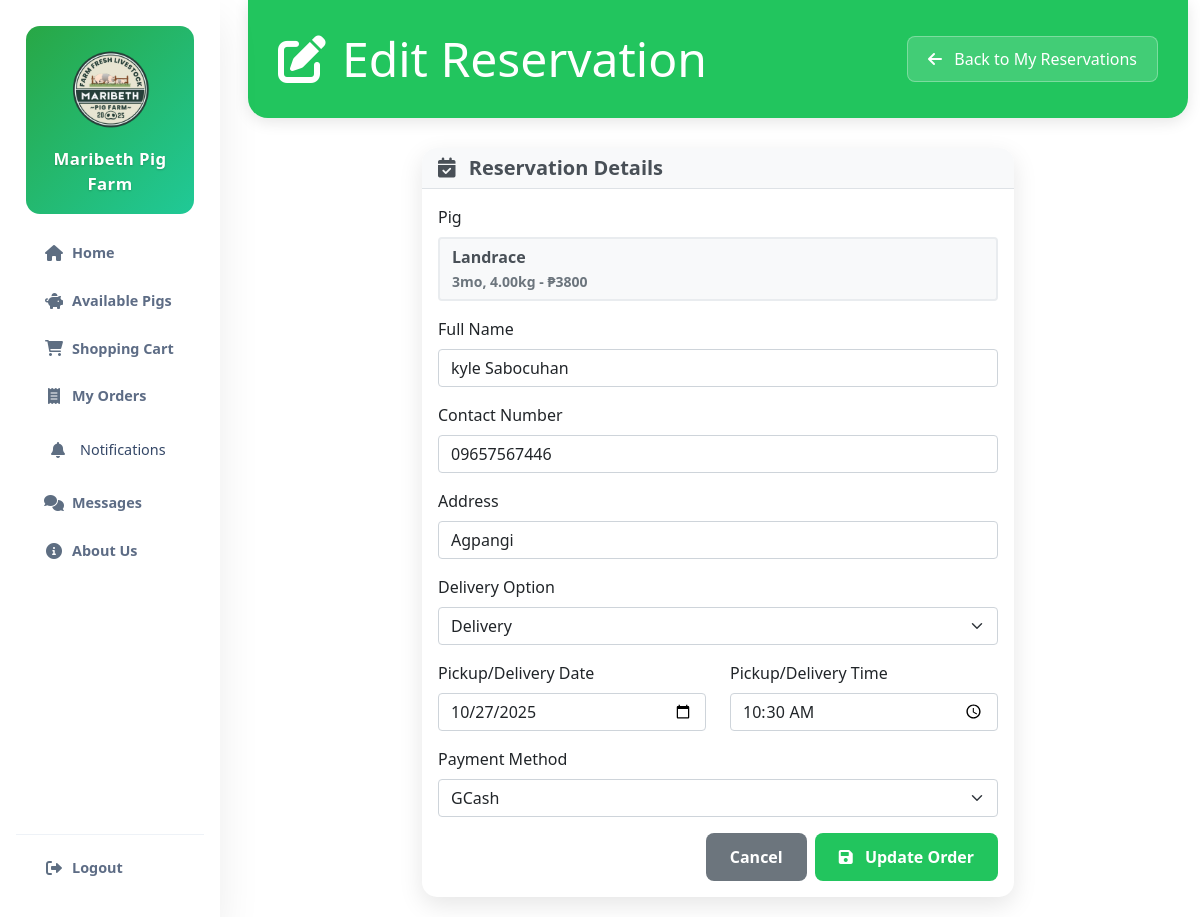
The app's page /my-reservations/edit/18/ (signed in) with its own data.
### myapp/models.py (models this page shows, shortened)
class Reservation(models.Model):
    DELIVERY_CHOICES = [
        ('home', 'Delivery'),
        ('pickup', 'Pick up at Farm'),
    ]
    PAYMENT_CHOICES = [
        ('cash', 'Cash'),
        ('gcash', 'GCash'),
    ]
    STATUS_CHOICES = [
        ('pending', 'Placed Order'),
        ('accepted', 'Placed Order'),
        ('completed', 'Completed'),
    ]
    user = models.ForeignKey(User, on_delete=models.CASCADE)
    pig = models.ForeignKey(Pig, on_delete=models.CASCADE)
    fullname = models.CharField(max_length=200)
    contact_number = models.CharField(max_length=17)
    address = models.TextField()
    delivery_option = models.CharField(max_length=10, choices=DELIVERY_CHOICES)
    payment_method = models.CharField(max_length=10, choices=PAYMENT_CHOICES)
    down_payment = models.DecimalField(max_digits=10, decimal_places=2, default=0.00, help_text="Required down payment amount")
    proof_of_payment = models.ImageField(upload_to='payment_proofs/', blank=True, null=True)
    pickup_date = models.DateField(help_text="Date when pig will be picked up or delivered", null=True, blank=True)
    pickup_time = models.TimeField(help_text="Time when pig will be picked up or delivered", null=True, blank=True)
    status = models.CharField(max_length=10, choices=STATUS_CHOICES, default='pending')
    is_paid = models.BooleanField(default=False, help_text="Indicates if the customer has paid for this reservation")
    created_at = models.DateTimeField(auto_now_add=True)
    updated_at = models.DateTimeField(auto_now=True)

class Pig(models.Model):
    SEX_CHOICES = [
        ('M', 'Male'),
        ('F', 'Female'),
    ]
    BREED_CHOICES = [
        ('Yorkshire', 'Yorkshire'),
        ('Landrace', 'Landrace'),
        ('Duroc', 'Duroc'),
        ('Hampshire', 'Hampshire'),
        ('Pietrain', 'Pietrain'),
        ('Large White', 'Large White'),
        ('Native', 'Native'),
        ('Crossbreed', 'Crossbreed'),
    ]
    breed = models.CharField(max_length=50, choices=BREED_CHOICES)
    age_months = models.IntegerField(help_text="Age in months")
    weight_kg = models.DecimalField(max_digits=6, decimal_places=2, help_text="Weight in kilograms")
    sex = models.CharField(max_length=1, choices=SEX_CHOICES)
    price = models.DecimalField(max_digits=10, decimal_places=2)
    description = models.TextField(blank=True, help_text="Short description of the pig's characteristics")
    picture = models.ImageField(upload_to='pig_images/', blank=True, null=True)
    is_available = models.BooleanField(default=True)
    created_at = models.DateTimeField(auto_now_add=True)

### myapp/views.py (the view)
# urls.py: path('my-reservations/edit/<int:reservation_id>/', views.customer_reservation_edit, name='customer_reservation_edit'),
@login_required
def customer_reservation_edit(request, reservation_id):
    reservation = get_object_or_404(Reservation, id=reservation_id, user=request.user)
    if request.method == 'POST':
        form = ReservationForm(request.POST, request.FILES, instance=reservation, user=request.user)
        form.fields['pig'].queryset = Pig.objects.filter(id=reservation.pig.id)
        if form.is_valid():
            updated_reservation = form.save(commit=False)
            updated_reservation.pig = reservation.pig  # Keep original pig
            updated_reservation.save()
            messages.success(request, 'Order updated successfully!')
            return redirect('customer_reservation_list')
        else:
            messages.error(request, f'Form validation failed. Please check the fields and try again.')
            for field, errors in form.errors.items():
                messages.error(request, f'{field}: {", ".join(errors)}')
    else:
        form = ReservationForm(instance=reservation, user=request.user)
    return render(request, 'myapp/customer_reservation_form.html', {'form': form, 'title': 'Edit Reservation', 'reservation': reservation})

### myapp/context_processors.py (called while the page is built)
def cart_count(request):
    if request.user.is_authenticated:
        count = Cart.objects.filter(user=request.user).count()
        return {'cart_count': count}
    return {'cart_count': 0}

### templates/myapp/customer_reservation_form.html (shortened to what this page needs)
{% extends 'base.html' %}
{% block content %}
<div class="container-fluid">
    <div class="row">
        <div class="col-12">
            <div class="page-header" style="background: #22c55e !important; color: white !important; padding: 30px; margin: -20px -20px 30px -20px; border-radius: 0 0 20px 20px; box-shadow: 0 4px 15px rgba(0, 0, 0, 0.1);">
                <div class="d-flex justify-content-between align-items-center">
                    <h1 class="display-5 mb-0" style="color: white !important;"><i class="fas fa-edit me-3"></i>{{ title }}</h1>
                    <a href="{% url 'customer_reservation_list' %}" class="btn" style="background: rgba(255, 255, 255, 0.15); border: 1px solid rgba(255, 255, 255, 0.3); color: white; border-radius: 8px; padding: 10px 20px; text-decoration: none; font-weight: 500; transition: all 0.2s ease;" onmouseover="this.style.background='rgba(255, 255, 255, 0.25)'" onmouseout="this.style.background='rgba(255, 255, 255, 0.15)'">
                        <i class="fas fa-arrow-left me-2"></i> Back to My Reservations
                    </a>
                </div>
            </div>
        </div>
    </div>
    <div class="row justify-content-center">
        <div class="col-md-8">
            <div class="card" style="border-radius: 15px; box-shadow: 0 8px 25px rgba(0, 0, 0, 0.1); border: none;">
                <div class="card-header" style="background: #f8f9fa !important; color: #495057 !important; border-bottom: 1px solid #dee2e6; border-radius: 15px 15px 0 0;">
                    <h5 class="mb-0" style="font-weight: 700;"><i class="fas fa-calendar-check me-2"></i> Reservation Details</h5>
                </div>
                <div class="card-body">
                    <form method="post" enctype="multipart/form-data">
                        <div class="mb-3">
                            <label class="form-label">Pig</label>
                            <div class="form-control" style="background-color: #f8f9fa; border: 2px solid #e9ecef; color: #495057; font-weight: 600;">
                                {{ reservation.pig.breed }}
                                <br><small class="text-muted">{{ reservation.pig.age_months }}mo, {{ reservation.pig.weight_kg }}kg - ₱{{ reservation.pig.price|floatformat:0 }}</small>
                            </div>
                        </div>
                        <div class="mb-3">
                            <label for="{{ form.fullname.id_for_label }}" class="form-label">Full Name</label>
                            {{ form.fullname }}
                        </div>
                        <div class="mb-3">
                            <label for="{{ form.contact_number.id_for_label }}" class="form-label">Contact Number</label>
                            {{ form.contact_number }}
                        </div>
                        <div class="mb-3">
                            <label for="{{ form.address.id_for_label }}" class="form-label">Address</label>
                            {{ form.address }}
                        </div>
                        <div class="mb-3">
                            <label for="{{ form.delivery_option.id_for_label }}" class="form-label">Delivery Option</label>
                            {{ form.delivery_option }}
                        </div>
                        <div class="row">
                            <div class="col-md-6 mb-3">
                                <label for="{{ form.pickup_date.id_for_label }}" class="form-label">Pickup/Delivery Date</label>
                                {{ form.pickup_date }}
                            </div>
                            <div class="col-md-6 mb-3">
                                <label for="{{ form.pickup_time.id_for_label }}" class="form-label">Pickup/Delivery Time</label>
                                {{ form.pickup_time }}
                            </div>
                        </div>
                        <div class="mb-3">
                            <label for="{{ form.payment_method.id_for_label }}" class="form-label">Payment Method</label>
                            {{ form.payment_method }}
                        </div>
                        <div class="d-grid gap-2 d-md-flex justify-content-md-end">
                            <a href="{% url 'customer_reservation_list' %}" class="btn" style="background: #6c757d; color: white; border: none; padding: 12px 24px; border-radius: 8px; font-weight: 600; text-decoration: none; transition: all 0.2s ease;" onmouseover="this.style.background='#5a6268'" onmouseout="this.style.background='#6c757d'">Cancel</a>
                            <button type="submit" class="btn" style="background: #22c55e !important; color: white !important; border: none; padding: 12px 24px; border-radius: 8px; font-weight: 600; transition: all 0.2s ease;" onmouseover="this.style.background='#16a34a !important'" onmouseout="this.style.background='#22c55e !important'">
                                <i class="fas fa-save me-2"></i> Update Order
                            </button>
                        </div>
                    </form>
                </div>
            </div>
        </div>
    </div>
</div>
{% endblock %}

### templates/base.html (style rules this page uses)
html, body { margin: 0; padding: 0; min-height: 100%; width: 100%; overflow-x: hidden; overflow-y: auto; }
body { min-height: 100vh; width: 100%; overflow-x: hidden; overflow-y: auto; }

### records on screen
Reservation: pig.breed "Landrace", pig.age_months "3", pig.weight_kg "4.00", pig.price "3800", fullname "kyle Sabocuhan", contact_number "09657567446", address "Agpangi", delivery_option "Delivery", pickup_date "10/27/2025", pickup_time "10:30:00", payment_method "GCash"

### other values on screen
{{ title }} "Edit Reservation"
